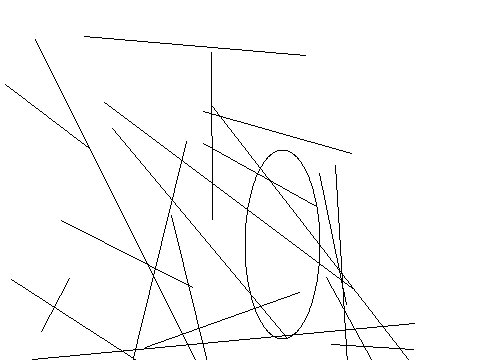

This figure's Python source:
from PIL import Image, ImageDraw
image1 = Image.new('RGB', (480, 360), '#ffffff')
draw = ImageDraw.Draw(image1)
c=[133,307,360,188]
draw.ellipse(c,'#ffffff','#000000')
c=[42,476,152,360]
draw.ellipse(c,'#ffffff','#000000')
c=[312,251,296,231]
draw.ellipse(c,'#ffffff','#000000')
c=[394,384,74,65]
draw.ellipse(c,'#ffffff','#000000')
c=[480,358,269,341]
draw.ellipse(c,'#ffffff','#000000')
c=[74,258,144,24]
draw.ellipse(c,'#ffffff','#000000')
c=[476,253,7,343]
draw.ellipse(c,'#ffffff','#000000')
c=[187,454,234,255]
draw.ellipse(c,'#ffffff','#000000')
c=[245,150,320,339]
draw.ellipse(c,'#ffffff','#000000')
c=[341,55,51,335]
draw.ellipse(c,'#ffffff','#000000')
c=[136,343,344,114]
draw.ellipse(c,'#ffffff','#000000')
c=[247,193,316,108]
draw.ellipse(c,'#ffffff','#000000')
l=[413,349,331,344]
draw.line(l,'#000000')
l=[200,370,35,39]
draw.line(l,'#000000')
l=[212,219,211,52]
draw.line(l,'#000000')
l=[417,443,326,277]
draw.line(l,'#000000')
l=[61,220,192,287]
draw.line(l,'#000000')
l=[352,288,104,102]
draw.line(l,'#000000')
l=[112,128,287,338]
draw.line(l,'#000000')
l=[351,153,203,111]
draw.line(l,'#000000')
l=[41,331,69,278]
draw.line(l,'#000000')
l=[145,347,299,292]
draw.line(l,'#000000')
l=[346,304,319,173]
draw.line(l,'#000000')
l=[203,143,316,206]
draw.line(l,'#000000')
l=[305,55,84,36]
draw.line(l,'#000000')
l=[178,387,11,279]
draw.line(l,'#000000')
l=[354,479,335,165]
draw.line(l,'#000000')
l=[112,443,186,141]
draw.line(l,'#000000')
l=[208,366,171,215]
draw.line(l,'#000000')
l=[414,323,32,359]
draw.line(l,'#000000')
l=[89,148,5,84]
draw.line(l,'#000000')
l=[466,434,212,106]
draw.line(l,'#000000')
image1.save('Artist89.png')